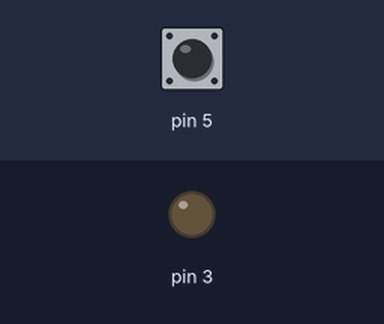
The sketch below on a simulated Arduino Uno, built with avr-gcc and run on an emulated ATmega328P. Shown: output pins drawn as LEDs (lit = HIGH). The inputs (shaded band) are chosen by the test bench; at power-on: pin 5 HIGH. What the sketch prints to the serial monitor is not drawn.

Above: at 1.2 s.
1.3 s: pin 5 pulled LOW for 0.15 s
At 1.38 s:
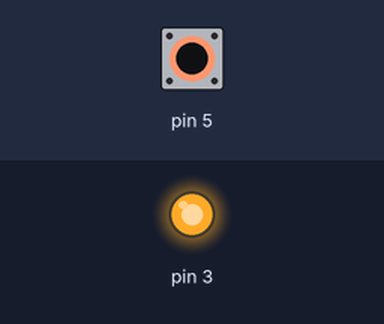
2.9 s: pin 5 pulled LOW for 3.2 s
At 7.4 s:
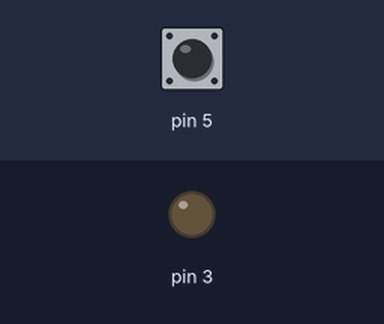
Timing chart, 0 to 8.9 s (numbered marks = the images above; inputs shaded):
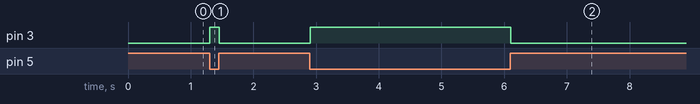

The sketch:

sketch_mar15c.ino
```cpp
void setup() {
  // put your setup code here, to run once:
  Serial.begin(9600);
  pinMode(5,INPUT_PULLUP);
  pinMode(3,OUTPUT);

}

void loop() {
  // put your main code here, to run repeatedly:
int button = digitalRead(5);

Serial.println(button);
if (button==0){
  digitalWrite(3,HIGH);
}
else{
  digitalWrite(3,LOW);
}

}
```

Measured:
- after the input at 1.3 s, pin 3: LOW → HIGH at once, → LOW 0.15 s later
- after the input at 2.9 s, pin 3: LOW → HIGH at once, → LOW 3.2 s later
